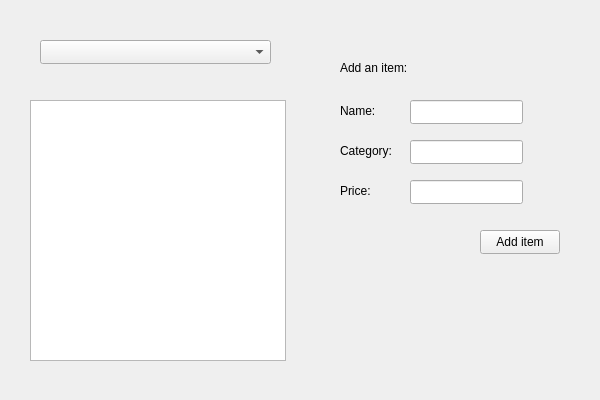
<?xml version="1.0" encoding="UTF-8"?>
<ui version="4.0">
 <class>Admin_WindowClass</class>
 <widget class="QWidget" name="Admin_WindowClass">
  <property name="geometry">
   <rect>
    <x>0</x>
    <y>0</y>
    <width>600</width>
    <height>400</height>
   </rect>
  </property>
  <property name="windowTitle">
   <string>Admin_Window</string>
  </property>
  <widget class="QListWidget" name="item_list">
   <property name="geometry">
    <rect>
     <x>30</x>
     <y>100</y>
     <width>256</width>
     <height>261</height>
    </rect>
   </property>
  </widget>
  <widget class="QComboBox" name="comboBox">
   <property name="geometry">
    <rect>
     <x>40</x>
     <y>40</y>
     <width>231</width>
     <height>24</height>
    </rect>
   </property>
  </widget>
  <widget class="QPushButton" name="add_button">
   <property name="geometry">
    <rect>
     <x>480</x>
     <y>230</y>
     <width>80</width>
     <height>24</height>
    </rect>
   </property>
   <property name="text">
    <string>Add item</string>
   </property>
  </widget>
  <widget class="QLineEdit" name="name_edit">
   <property name="geometry">
    <rect>
     <x>410</x>
     <y>100</y>
     <width>113</width>
     <height>24</height>
    </rect>
   </property>
  </widget>
  <widget class="QLabel" name="label">
   <property name="geometry">
    <rect>
     <x>340</x>
     <y>60</y>
     <width>121</width>
     <height>16</height>
    </rect>
   </property>
   <property name="text">
    <string>Add an item:</string>
   </property>
  </widget>
  <widget class="QLabel" name="label_2">
   <property name="geometry">
    <rect>
     <x>340</x>
     <y>100</y>
     <width>49</width>
     <height>21</height>
    </rect>
   </property>
   <property name="text">
    <string>Name:</string>
   </property>
  </widget>
  <widget class="QLabel" name="label_3">
   <property name="geometry">
    <rect>
     <x>340</x>
     <y>140</y>
     <width>51</width>
     <height>21</height>
    </rect>
   </property>
   <property name="text">
    <string>Category:</string>
   </property>
  </widget>
  <widget class="QLineEdit" name="category_edit">
   <property name="geometry">
    <rect>
     <x>410</x>
     <y>140</y>
     <width>113</width>
     <height>24</height>
    </rect>
   </property>
  </widget>
  <widget class="QLabel" name="label_4">
   <property name="geometry">
    <rect>
     <x>340</x>
     <y>180</y>
     <width>49</width>
     <height>21</height>
    </rect>
   </property>
   <property name="text">
    <string>Price:</string>
   </property>
  </widget>
  <widget class="QLineEdit" name="price_edit">
   <property name="geometry">
    <rect>
     <x>410</x>
     <y>180</y>
     <width>113</width>
     <height>24</height>
    </rect>
   </property>
  </widget>
 </widget>
 <layoutdefault spacing="6" margin="11"/>
 <resources/>
 <connections/>
</ui>
